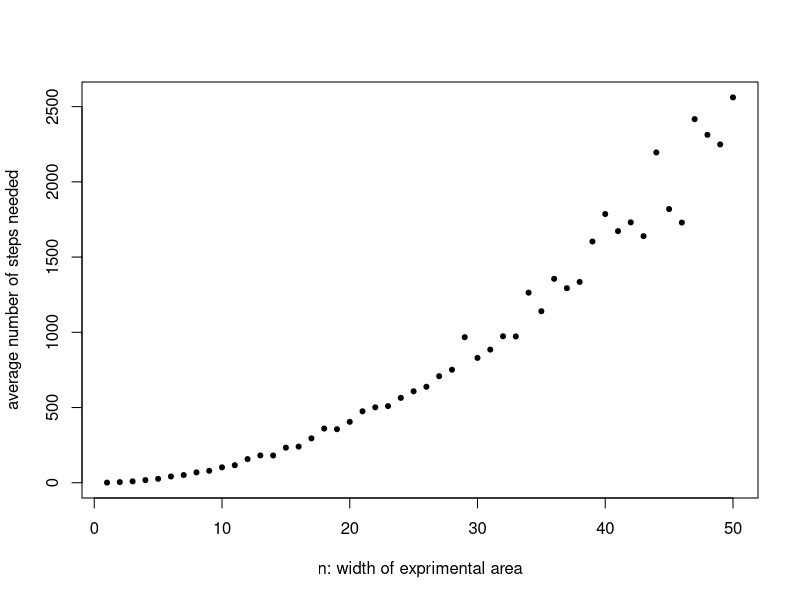

Recreate this plot in R.
rand_walk <- function(nmax) {
    pos = 0
    steps = 0
    while (pos < nmax && pos > -nmax){
        step = sample(0:1,1) *2 -1
        pos = pos + step
        steps = steps +1
    }

    return(steps)
}

dist_rand_walk <- function(n){

    num_tests = 100
    res = 1:num_tests
    for (i in 1:num_tests) {
        res[i] = rand_walk(n)
    }

    return(res)
}

nset = 1:50
means = 1:max(nset)
for (i in nset){
    means[i] = mean(dist_rand_walk(i))
    print(i)
}

png('ex2.png')
plot(
    nset, means, pch=20, cex=1,
    xlab='n: width of exprimental area', ylab='average number of steps needed'
)
